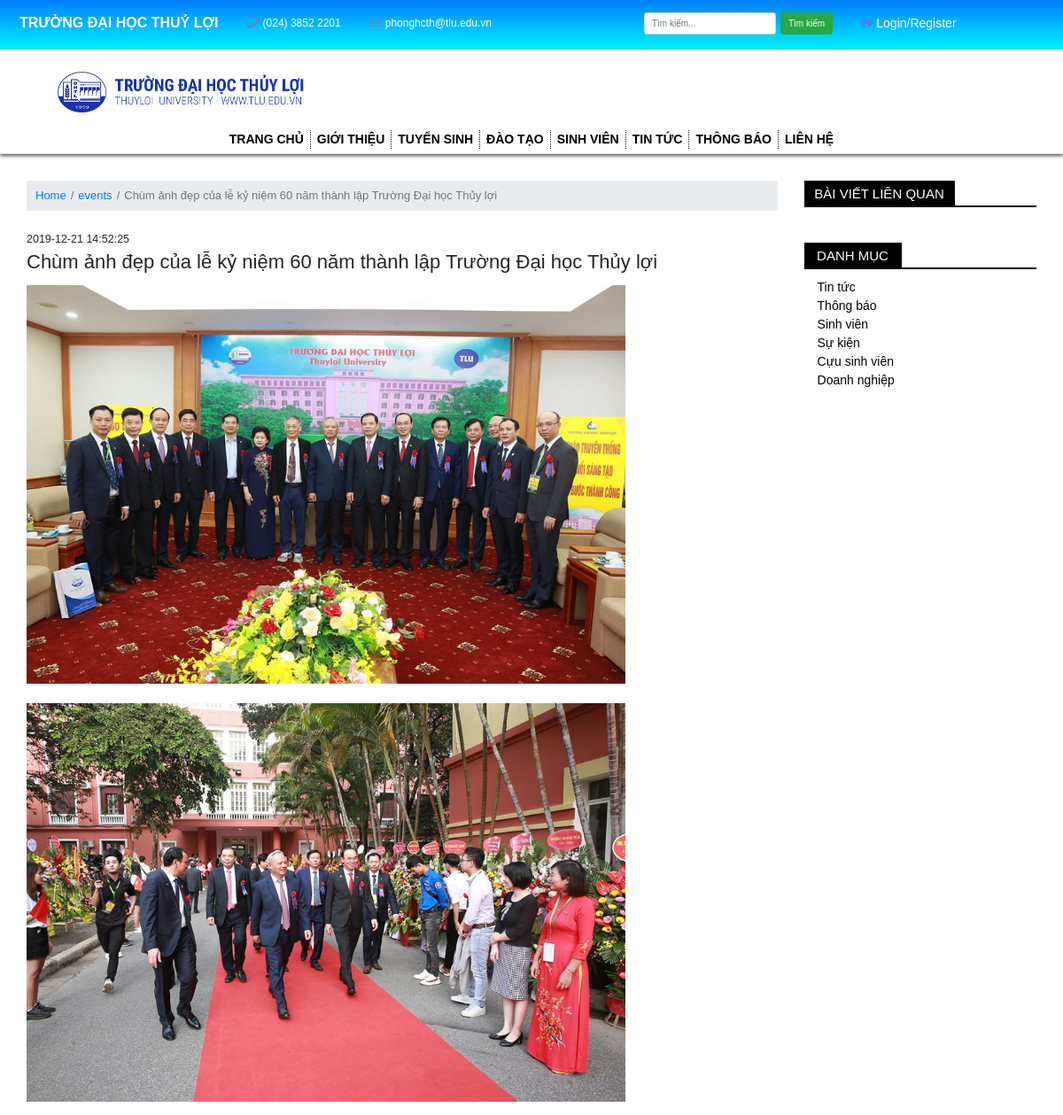
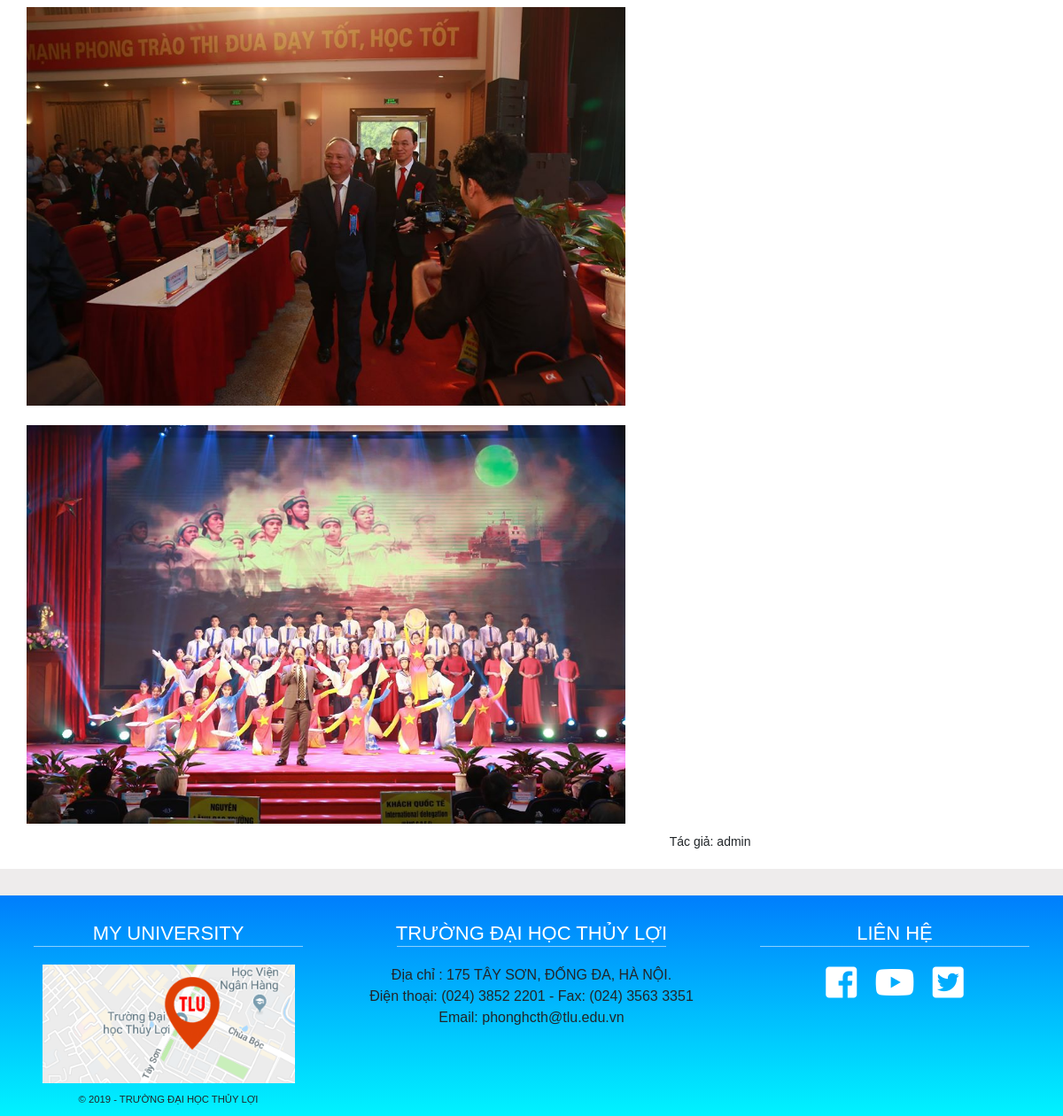
The page /index.php?category=events&idPost=11 on the database its author committed (2 pictures, top to bottom).
### tables this page shows
CREATE TABLE `Posts` (
  `idPost` tinyint(1) NOT NULL,
  `category` varchar(50) NOT NULL,
  `titlePost` varchar(255) DEFAULT NULL,
  `content` text NOT NULL,
  `imgPost` text NOT NULL,
  `author` varchar(30) NOT NULL,
  `accID` tinyint(1) UNSIGNED NOT NULL,
  `dateCreated` datetime DEFAULT CURRENT_TIMESTAMP,
  `description` varchar(255) NOT NULL
);

### layout/post.php (the view, shortened to what this page needs)
<?php
    if(isset($_GET['idPost'])){
        $idPost=$_GET['idPost'];
    }
?>
<section class="inner-content mt-5">
    <div class="container">
        <?php
        $sql="SELECT * FROM Posts WHERE category like '$category' AND idPost = '$idPost' ORDER BY idPost DESC ";
            $news=mysqli_query($conn, $sql);
            while ($row=mysqli_fetch_array($news)) {
        ?>
        <div class="row">
            <div class="col-md-9 col-12">
                <nav aria-label="breadcrumb">
                    <ol class="breadcrumb f-13">
                        <li class="breadcrumb-item"><a href="index.php">Home</a></li>
                        <li class="breadcrumb-item"><a href=""><?= $row['category']?></a></li>
                        <li class="breadcrumb-item active" aria-current="page"><?= $row['titlePost']?></li>
                    </ol>
                </nav>
                <article class="pt-4">
                    <h5><?= $row['dateCreated'] ;?></h5>
                    <h2><?= $row['titlePost']?></h2>
                    <div class="text"><?= $row['content']?></div>
                    <div class="author float-right pr-5">Tác giả: <?= $row['author']?></div>
                </article>
            </div>
            <?php }?>
            <div class="col-md-3 col-12">
                <div class="title-post">
                    <h3>Bài viết liên quan</h3>
                </div>
                <div class="list-category">
                    <ul class="container pt-3 pl-3">
                    </ul>
                    <div class="notify category mt-5">
                        <h3>Danh mục</h3>
                    </div>
                    <ul class="container pt-3 pl-3">
                        <li><i class="fas fa-caret-right pr-2"></i><a href="#">Tin tức</a></li>
                        <li><i class="fas fa-caret-right pr-2"></i><a href="#">Thông báo</a></li>
                        <li><i class="fas fa-caret-right pr-2"></i><a href="#">Sinh viên</a></li>
                        <li><i class="fas fa-caret-right pr-2"></i><a href="#">Sự kiện</a></li>
                        <li><i class="fas fa-caret-right pr-2"></i><a href="#">Cựu sinh viên</a></li>
                        <li><i class="fas fa-caret-right pr-2"></i><a href="#">Doanh nghiệp</a></li>
                    </ul>
                </div>
            </div>
        </div>
    </div>
</section>

### css/style.css (style rules this page uses)
* { margin: 0; padding: 0; box-sizing: border-box; font-family: sans-serif; font-size: 62.5%; }
.container { padding-left: 0; padding-right: 0; }
.title-news h3, .notify h3, .title-post h3 { width: 8rem; height: 3rem; font-size: 1.5rem; font-weight: 500; background: transparent; text-transform: uppercase; color: #FFF; background-color: #f9c100; display: flex; align-items: center; justify-content: space-around; margin-bottom: 1.8rem; }
.notify h3 { width: 11rem; background-color: #000; }
.title-post h3 { width: 17rem; background-color: #000; }
.notify::after, .title-post::after { content: '.'; display: block; font-size: 0; height: 1px; width: 100%; border-top: 2px solid #000; margin-top: -2rem; }
.f-13 * { font-size: 1.3rem; }
.list-category ul li { list-style-type: none; }
.list-category ul li a { font-size: 1.4rem; color: #000; }
.author { font-size: 1.4rem; }
article .text p { margin-top: 1.2rem; font-size: 1.4rem !important; line-height: 1.8; color: #666; }
article h2 { font-size: 2.2rem; }

### rows shown on the page
posts: category "events", titlePost "Chùm ảnh đẹp của lễ kỷ niệm 60 năm thành lập Trường Đại học Thủy lợi", dateCreated "2019-12-21 14:52:25", content (picture), author "admin"
